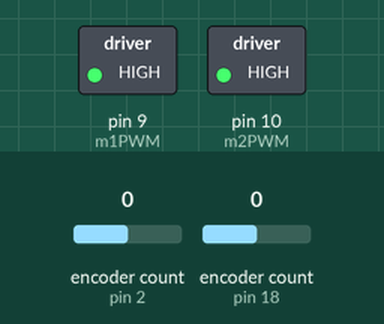
Recording of a sketch running on a simulated Arduino Uno, built with avr-gcc and run on an emulated ATmega328P. Parts: switched loads named in the sketch (green lamp = pin HIGH). The test bench sets the inputs (shaded band); at power-on: encoder count (sensors on pin 2, pin 18) 0. What the sketch prints to the serial monitor is not drawn.

Above: at 1.2 s.
1.3 s: encoder count (sensor on pin 2) set to -1
At 2.2 s:
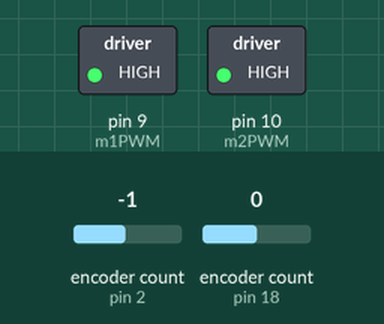
2.9 s: encoder count (sensor on pin 18) set to -1
5.9 s: encoder count (sensor on pin 18) set to -2
At 6.7 s:
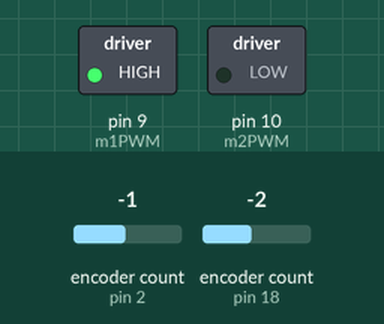
7.4 s: encoder count (sensor on pin 2) set to -2
At 8.0 s:
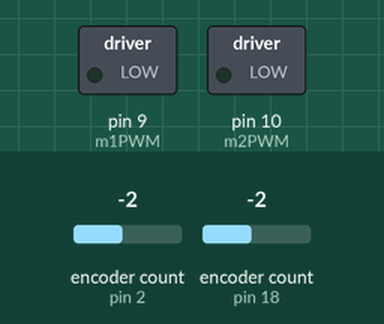
Timing chart, 0 to 9.9 s (numbered marks = the images above; inputs shaded):
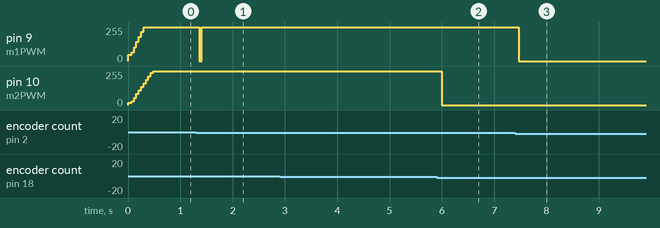

The sketch:

PI_BothMotors.ino
```cpp
//Alec Richey and Braeden Lieberman

#include "DualMC33926MotorShield.h"
#include <Encoder.h>
DualMC33926MotorShield md;

#define m1Dir 7
#define m1PWM 9
#define m2Dir 8
#define m2PWM 10
#define encA1 2
#define encB1 3
#define encA2 18
#define encB2 19

Encoder rotary1(encA1,encB1);
Encoder rotary2(encA2,encB2);

float ki1 = 9.76;            //ki and kp just constants from our modeling
float kp1 = 0.5474;
float ki2 = 6.42;
float kp2 = 0.185;
float setVelocity = 4.0;    //looking for 4 radians per second (about what our motor rotated at when we were modeling our motor)
float scale1 = 21.65;        //scale = 255/(11.87 rad/s)    looked at our angular velocity at full speed to calculate the scale
float scale2 = 22.58;
float error1 = 0.0;          //start error and other variables at 0 for initial conditions, will get updated later
float error2 = 0.0;
float integral1 = 0.0;
float integral2 = 0.0;
float I1 = 0.0;
float I2 = 0.0;
float P1 = 0.0;
float P2 = 0.0;
float PWM1 = 0.0;
float PWM2 = 0.0;
float velocity1 = 0.0;
float velocity2 = 0.0;
float deltaTime = 0.0;

unsigned long timerOld = 0;
unsigned long countOld1 = 0;
unsigned long countOld2 = 0;
unsigned long timerNew = 0;
unsigned long countNew1 = 0;
unsigned long countNew2 = 0;

int countsPerRad = 509;     //about equal to 3200 counts per revolution divided by 2pi rad/rev


void setup() {
  Serial.begin(9600);
  md.init();
}

void loop() {
  timerNew = millis();        //timerNew in milliseconds, increments throughout running of code
  countNew1 = rotary1.read();   //set countNew to however many counts the encoder has done
  countNew2 = rotary2.read();
  deltaTime = (timerNew - timerOld)/1000.0;   //convert time in ms to seconds
  if (deltaTime > 0) {        //only let velocity calculated if deltaTime is not 0, don't want to divide by 0
     velocity1 = ((float)(countNew1 - countOld1)/countsPerRad)/deltaTime;   //get velocity in radians per second
     velocity2 = ((float)(countNew2 - countOld2)/countsPerRad)/deltaTime;
  }
  else {
     velocity1 = 0.0;          //just make sure velocity is 0 for initial conditions
     velocity2 = 0.0;
  }

  Serial.print("Velocity1 = ");       //using this to debug
  Serial.print(velocity1);
  Serial.print("          Velocity2 = ");
  Serial.print(velocity2);
  Serial.println();

  countOld1 = countNew1;        //set counter and timer old values to the new values for reference
  countOld2 = countNew2;
  timerOld = timerNew;

  error1 = setVelocity - velocity1;    //just formulas from the PID control article
  error2 = setVelocity - velocity2;
  integral1 = integral1 + error1*deltaTime;
  integral2 = integral2 + error2*deltaTime;
  I1 = integral1*ki1;
  I2 = integral2*ki2;
  P1 = error1*kp1;
  P2 = error2*kp2;
  PWM1 = (I1 + P1)*scale1;
  PWM2 = (I2 + P2)*scale2;

  motor(1,PWM1);           //run motor at whatever
  motor(2,PWM2);
}

void motor (int m, int pwm) {  //input m = 1 for m1, m = 2 for m2, pwm between -255 and 255
  if(m == 1){
    if(pwm > 0 && pwm < 255){               //if pwm > 0, turn m1 forward direction at some speed
      digitalWrite(m1Dir,HIGH);
      analogWrite(m1PWM,pwm);
    }
    else if(pwm < 0 && pwm > -255){          //if pwm < 0, turn m1 reverse direction at some speed
      digitalWrite(m1Dir,LOW);
      analogWrite(m1PWM,-pwm);
    }
    else if (pwm >= 255){       //if pwm greater than maximum amount, just make it max
      digitalWrite(m1Dir,HIGH);
      analogWrite(m1PWM,255);
    }
    else if (pwm <= -255){      //if pwm less than minimum amount, just make it min
      digitalWrite(m1Dir,LOW);
      analogWrite(m1PWM,255);
    }
    else{
      analogWrite(m1PWM,0);    //if pwm = 0, turn m1 off
    }
  }                            //end motor m1
  if(m == 2){
    if(pwm < 0 && pwm > -255){               //if pwm > 0, turn m2 forward direction at some speed
      digitalWrite(m2Dir,HIGH);
      analogWrite(m2PWM,-pwm);
    }
    else if(pwm > 0 && pwm < 255){         //if pwm < 0, turn m2 reverse direction at some speed
      digitalWrite(m2Dir,LOW);
      analogWrite(m2PWM,pwm);
    }
    else if(pwm >= 255){       //if pwm greater than maximum amount, just make it max
      digitalWrite(m2Dir,LOW);
      analogWrite(m2PWM,255);
    }
    else if(pwm <= -255){      //if pwm less than minimum amount, just make it min
      digitalWrite(m2Dir,HIGH);
      analogWrite(m2PWM,255);
    }
    else{                     //if pwm = 0, turn m2 off
      analogWrite(m2PWM,0);
    }//end motor m2
  }
}
```

Measured:
- after the input at 1.3 s, pin 9 (m1PWM): 255/255 → 0/255 after 0.06 s, → 255/255 0.05 s later
- after the input at 2.9 s, every drawn part: stays the same
- after the input at 5.9 s, pin 10 (m2PWM): 255/255 → 0/255 after 0.10 s
- after the input at 7.4 s, pin 9 (m1PWM): 255/255 → 0/255 after 0.07 s
